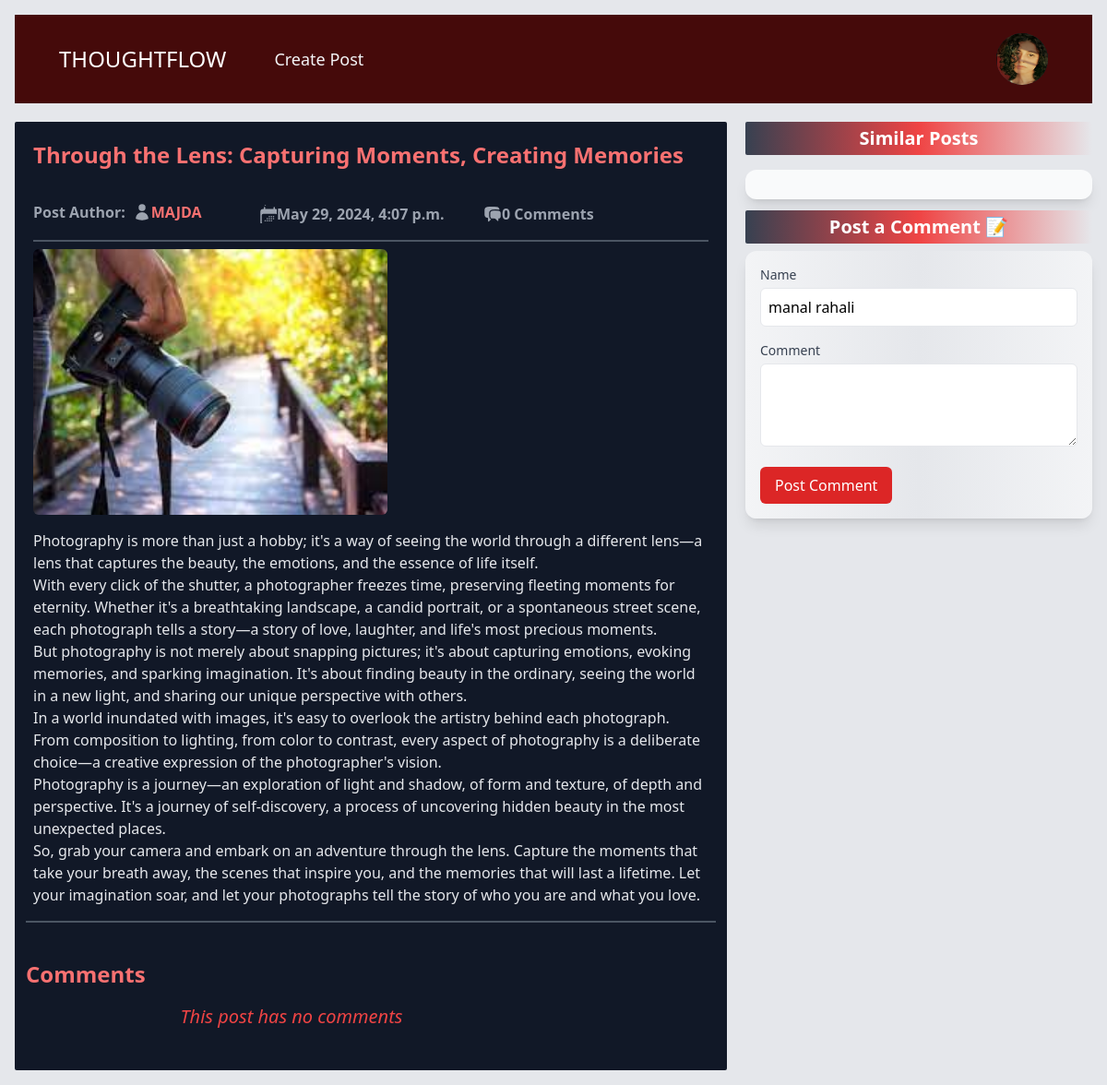
Before: /read_post/19f5b067-89f1-4dc4-b5d6-e9723874028e/through-the-lens-capturing-moments-creating-memories/ (signed in) with the older database file.
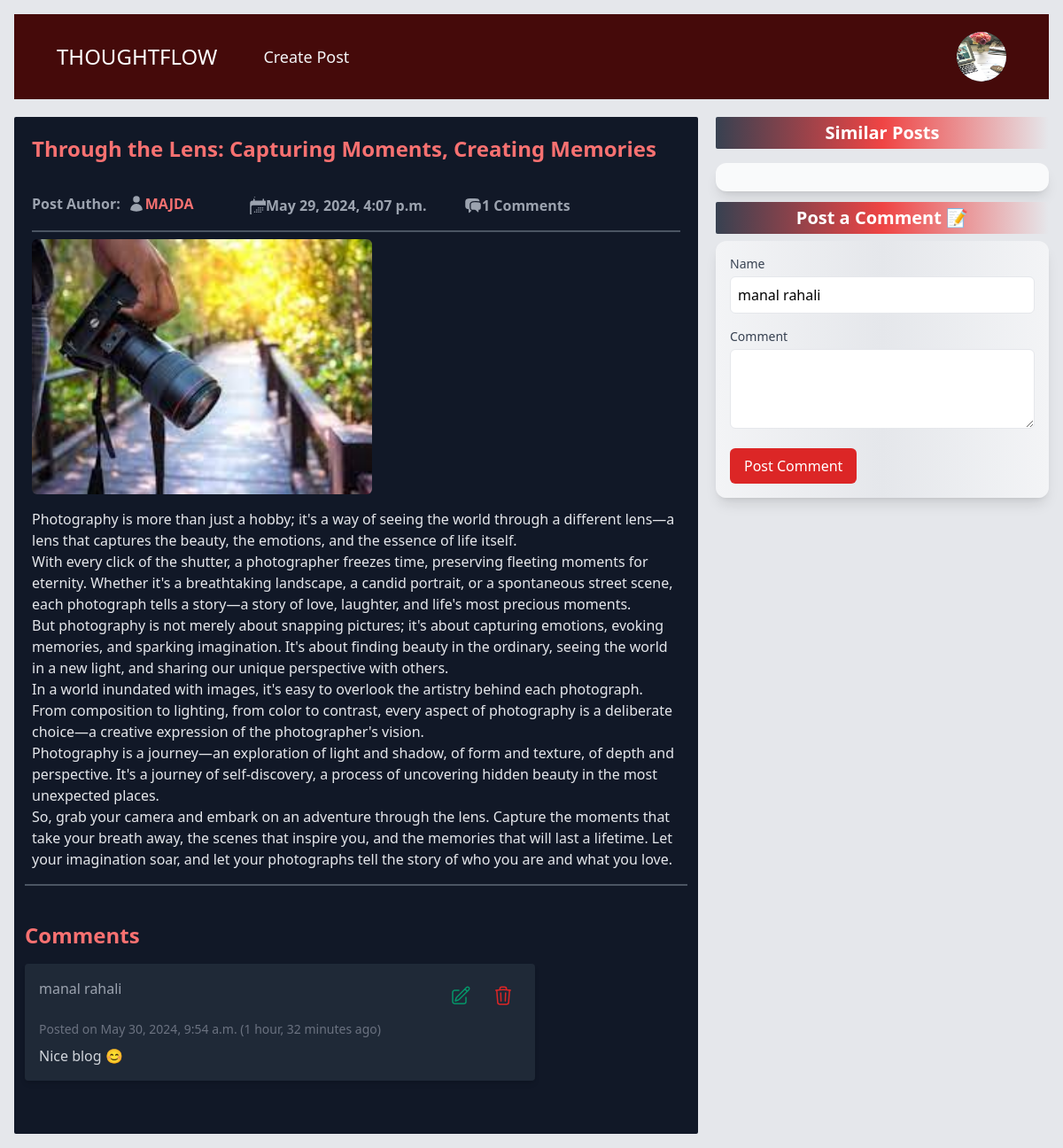
After: the same page with the newer database file.
### profiles/models.py (models this page shows, shortened)
class Userprofile(models.Model):
    person = models.OneToOneField(User, on_delete=models.CASCADE, related_name='user_profile')
    about = models.TextField()
    talks_about = models.CharField(max_length=250, default='anything')
    avatar = models.ImageField(upload_to='profile_photos', default='user.jpg')

### base/models.py (models this page shows, shortened)
class Post(models.Model):
    id = models.UUIDField(primary_key=True, max_length=15, editable=False, default=uuid.uuid4)
    title = models.CharField(max_length=250)
    slug = models.SlugField(max_length=300, unique_for_date='created',
    null = True, blank=True)
    author = models.ForeignKey(User, on_delete=models.CASCADE)
    body = models.TextField()
    image = models.ImageField(upload_to='bg_img/', default='default_bg_img.jpg')
    category = models.CharField(max_length=100)
    created = models.DateTimeField(auto_now_add=True)
    updated = models.DateTimeField(auto_now=True)
    @property
    def images_url(self):
        try:
            if self.image and hasattr(self.image, 'url'):
                return self.image.url
        except Exception as e:
            return None
    class Meta:
        ordering = ['-created']
        indexes = [models.Index(fields=['created'])]

class Comment(models.Model):
    id = models.UUIDField(primary_key=True, editable=False, default=uuid.uuid4)
    author = models.CharField(max_length=80)
    comment_p = models.ForeignKey(Post, on_delete=models.CASCADE,
    related_name='comments')
    body = models.TextField()
    created = models.DateTimeField(auto_now_add=True)
    edited = models.DateTimeField(auto_now=True)
    signedup_user = models.ForeignKey(User, on_delete=models.CASCADE,
    null=True, blank=True)

### base/views.py (the view, shortened to what this page needs)
# urls.py: path('read_post/<str:id>/<str:slug>/', views.read_post, name='read_post'),
def read_post(request, id, slug):
    post = get_object_or_404(Post, id=id, slug=slug)
    similar_posts = Post.objects.filter(category=post.category)
    post_comments = Comment.objects.filter(comment_p=post)
    if request.user.is_authenticated:
        profile = Userprofile.objects.get(person=request.user)
    return render(request, 'post.html', {
        'post': post,
        'similar_posts': similar_posts,
        'post_comments': post_comments,
        'profile': profile,
    })

### base/templates/post.html (shortened to what the changed rows need)
{% load static %}
<!DOCTYPE html>
<html lang="en">
  <head>
    <link rel="stylesheet" href="{% static 'base.css' %}" />
  </head>
  <body class="p-4 bg-gray-200">
    <nav class="bg-red-950 p-4">
      <div class="mx-auto max-w-7xl px-4 sm:px-6 lg:px-8">
          <div class="flex h-16 items-center justify-between">
              <div class="hidden md:block">
                  <div class="ml-4 flex items-center md:ml-6">
                      {% if user.is_authenticated %}
                      <div class="relative ml-3">
                          <div>
                              <button type="button" class="relative flex
                                      max-w-xs items-center rounded-full
                                      bg-gray-800 text-sm focus:outline-none
                                      focus:ring-2 focus:ring-white
                                      focus:ring-offset-2 focus:ring-offset-gray-800"
                                      id="user-menu-button"
                                      aria-expanded="false"
                                      aria-haspopup="true">
                                  <span class="absolute -inset-1.5"></span>
                                  {% if profile.avatar %}
                                  <img class="h-14 w-14 rounded-full"
                                       src="{{ profile.avatar.url }}"
                                       alt="User Profile Picture" />
                                  {% else %}
                                  <img class="h-14 w-14 rounded-full"
                                       src="{% static 'user.jpg' %}"
                                       alt="User Profile Picture" />
                                  {% endif %}
                              </button>
                          </div>
                      </div>
                      {% endif %}
                  </div>
              </div>
          </div>
      </div>
    </nav>
    <main class="mt-5 grid grid-cols-1 md:grid-cols-2 lg:grid-cols-3 gap-5">
      <section
        class="bg-gray-900 text-gray-200 p-3 rounded-sm col-span-1 md:col-span-2 md:h-[80vh] overflow-y-scroll scrollbar-hide"
      >
        <div class="w-full flex flex-col p-2">
          <h2 class="text-2xl font-bold pb-6 text-red-400">
            {{ post.title }}
          </h2>
          <div
            class="w-full py-2 space-y-1 text-md font-semibold text-gray-400 grid grid-cols-13 md:grid-cols-3"
          >
            <div class="flex items-center">
              <p class="mr-2">Post Author:</p>
              <a href="{% url 'profile' post.author.username post.author.id %}"
                class="hover:underline text-red-400"
                >{{ post.author }}</a
              >
            </div>
            <div class="flex items-center">
              <p>{{ post.created }}</p>
            </div>
            <div class="flex items-center">
              <p>{{ post.comments.count }} Comments</p>
            </div>
          </div>
          <hr class="border w-full my-2 border-gray-600" />
          <div class="w-full">
            <img
              class="w-96 h-72 rounded-md mb-4 object-cover"
              src="{{post.images_url|default_if_none:'images/bg_img/default_bg_img.jpg'}}"
              alt=""
              srcset=""
            />
            <p class="text-justify font-serif italic text-lg leading-relaxed text-gray-300">
              {{ post.body|linebreaks }}
            </p>
          </div>
        </div>
        <div class="max-w-xl py-8">
          <h2 class="text-2xl text-red-400 font-bold mb-4">Comments</h2>
          {% for comment in post_comments %}
          <div class="bg-gray-800 text-gray-300 shadow-md rounded p-4 mb-4 transition duration-300 ease-in-out hover:bg-gray-700">
            <div class="flex justify-between mb-2">
              <div class="text-gray-400">{{ comment.author }}</div>
              <div class="text-gray-400 flex gap-2">
                    {% if user == comment.signedup_user %}
                    <a
                      href="{% url 'update_comment' comment.id %}"
                      class="text-emerald-600 rounded-xl hover:bg-emerald-100 p-2"
                      >
                    </a>
                    <a
                      href="{% url 'delete_comment' comment.id %}"
                      class="text-red-600 p-2 rounded-xl hover:bg-red-100"
                    >
                    </a>
                    {% endif %}
                  </div>
                </div>
                <div class="text-gray-500 text-sm mb-2">
                  Posted on {{ comment.created }} ({{ comment.created|timesince }}
                  ago)
                </div>
                <p class="text-gray-300">{{ comment.body }}</p>
              </div>
              {% empty %}
              <h1 class="text-red-500 text-center font-medium text-xl italic">
                This post has no comments
              </h1>
              {% endfor %}
            </div>
          </section>
          <section class="flex flex-col gap-2 md:h-[80vh]">
              <h1
                class="bg-gradient-to-r from-gray-700 via-red-500 to-gray-200 w-full font-semibold text-xl text-center py-1 mb-2 rounded-sm text-white transition-all duration-300 transform hover:scale-105"
              >
                Similar Posts
              </h1>
            <div class="flex flex-col mt-1 order-first lg:order-last">
              <h1
                class="bg-gradient-to-r from-gray-700 via-red-500 to-gray-200 w-full font-semibold text-xl text-center py-1 mb-2 rounded-sm text-white transition-all duration-300 transform hover:scale-105"
              >
                Post a Comment 📝
              </h1>
            </div>
          </section>
    </main>
  </body>
</html>

Changed rows visible on the page:
changed Userprofile: avatar: picture removed, a placeholder shows
computed for Post "Through the Lens: Capturing Moments, Creating Memories": comments.count "0" → "1"
added Comment: author "manal rahali", created "May 30, 2024, 9:54 a.m.", created "1 hour, 32 minutes", body "Nice blog 😊"
Other visible differences:
text no longer shown: "This post has no comments"
